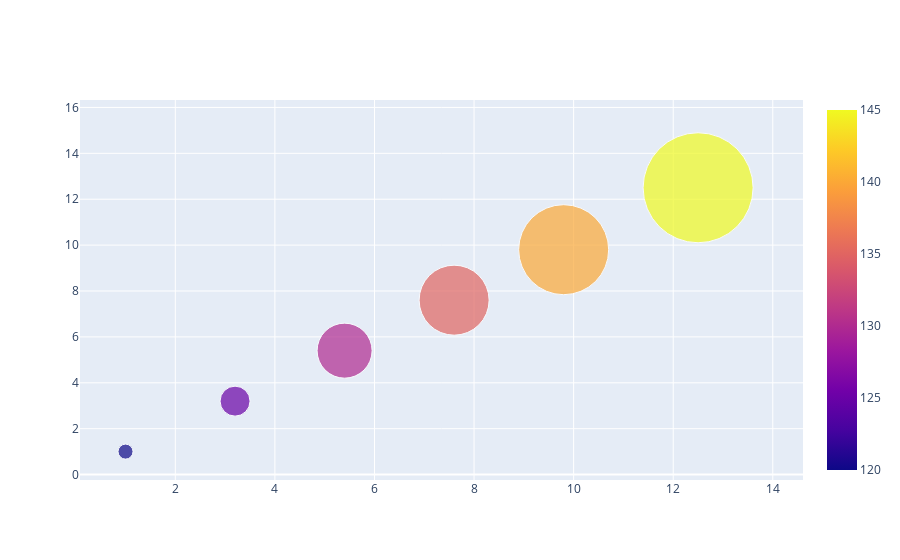

Notebook code cell kept with this figure:
### Code cell
import plotly.graph_objects as go

fig = go.Figure(data=[go.Scatter(
    x=[1, 3.2, 5.4, 7.6, 9.8, 12.5],
    y=[1, 3.2, 5.4, 7.6, 9.8, 12.5],
    mode='markers',
    marker=dict(
        color=[120, 125, 130, 135, 140, 145],
        size=[15, 30, 55, 70, 90, 110],
        showscale=True
        )
)])

fig.show()

### Figure 1 — Plotly figure (JSON) as saved in the notebook; plotly's stock layout.template omitted (floating-point values rounded to 4 significant figures)
{"data": [{"marker": {"color": [120, 125, 130, 135, 140, 145], "showscale": true, "size": [15, 30, 55, 70, 90, 110]}, "mode": "markers", "type": "scatter", "x": [1, 3.2, 5.4, 7.6, 9.8, 12.5], "y": [1, 3.2, 5.4, 7.6, 9.8, 12.5]}], "layout": {}}
